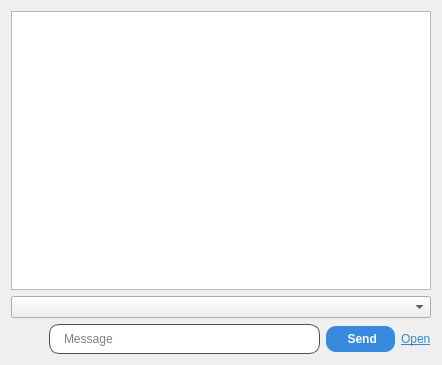
<?xml version="1.0" encoding="UTF-8"?>
<ui version="4.0">
 <class>ChatWidget</class>
 <widget class="QWidget" name="ChatWidget">
  <property name="geometry">
   <rect>
    <x>0</x>
    <y>0</y>
    <width>442</width>
    <height>365</height>
   </rect>
  </property>
  <property name="windowTitle">
   <string>Form</string>
  </property>
  <layout class="QGridLayout" name="gridLayout_2">
   <item row="0" column="0">
    <layout class="QVBoxLayout" name="verticalLayout_2">
     <item>
      <widget class="QListWidget" name="lwChat"/>
     </item>
     <item>
      <layout class="QVBoxLayout" name="verticalLayout">
       <item>
        <widget class="QComboBox" name="cbClients"/>
       </item>
       <item>
        <layout class="QHBoxLayout" name="horizontalLayout">
         <item>
          <widget class="QPushButton" name="btnSendFile">
           <property name="styleSheet">
            <string notr="true">QPushButton {
    border: none;
    background: transparent;
}
QPushButton:hover {
    background: rgba(255, 255, 255, 30);
    border-radius: 16px;
}</string>
           </property>
           <property name="text">
            <string/>
           </property>
           <property name="icon">
            <iconset theme="QIcon::ThemeIcon::MailAttachment"/>
           </property>
           <property name="iconSize">
            <size>
             <width>20</width>
             <height>20</height>
            </size>
           </property>
          </widget>
         </item>
         <item>
          <widget class="QLineEdit" name="leData">
           <property name="styleSheet">
            <string notr="true">QLineEdit {
    border: 1px solid rgb(80, 80, 80);
    border-radius: 10px;
    padding: 6px 12px;
}
QLineEdit:focus {
    border: 1px solid rgb(120, 150, 255);
}</string>
           </property>
           <property name="placeholderText">
            <string>Message</string>
           </property>
          </widget>
         </item>
         <item>
          <widget class="QPushButton" name="btnSend">
           <property name="styleSheet">
            <string notr="true">QPushButton {
    background-color: rgb(55, 138, 221);
    color: white;
    border: none;
    border-radius: 10px;
    padding: 6px 18px;
    font-weight: 500;
}
QPushButton:hover {
    background-color: rgb(75, 155, 235);
}
QPushButton:pressed {
    background-color: rgb(40, 115, 190);
}</string>
           </property>
           <property name="text">
            <string> Send</string>
           </property>
           <property name="icon">
            <iconset theme="QIcon::ThemeIcon::DocumentSend"/>
           </property>
          </widget>
         </item>
         <item>
          <widget class="QLabel" name="lblOpen">
           <property name="text">
            <string>&lt;html&gt;&lt;head/&gt;&lt;body&gt;&lt;p&gt;&lt;a href=&quot;#&quot;&gt;&lt;span style=&quot; text-decoration: underline; color:#308cc6;&quot;&gt;Open&lt;/span&gt;&lt;/a&gt;&lt;/p&gt;&lt;/body&gt;&lt;/html&gt;</string>
           </property>
          </widget>
         </item>
        </layout>
       </item>
      </layout>
     </item>
    </layout>
   </item>
  </layout>
 </widget>
 <resources/>
 <connections/>
</ui>
